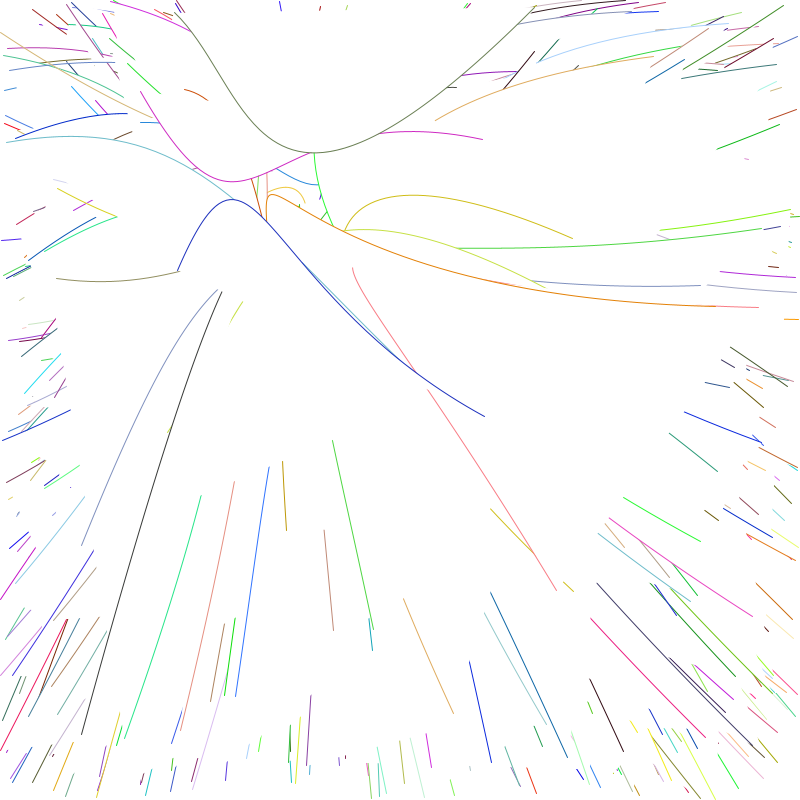
Frame 1 (no input)
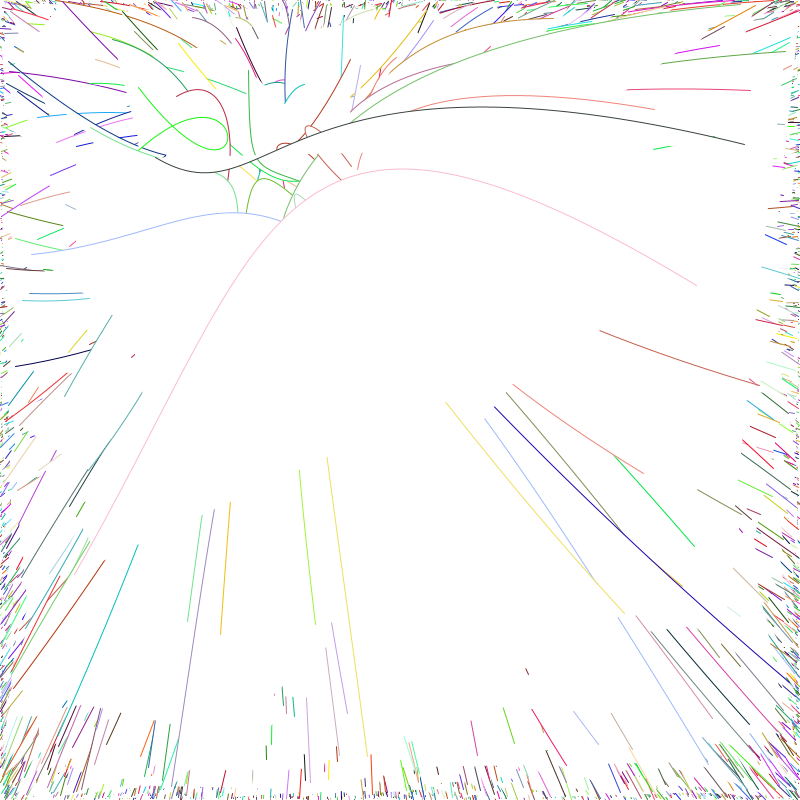
Frame 60 (the mouse pressed at the canvas centre just before this capture)
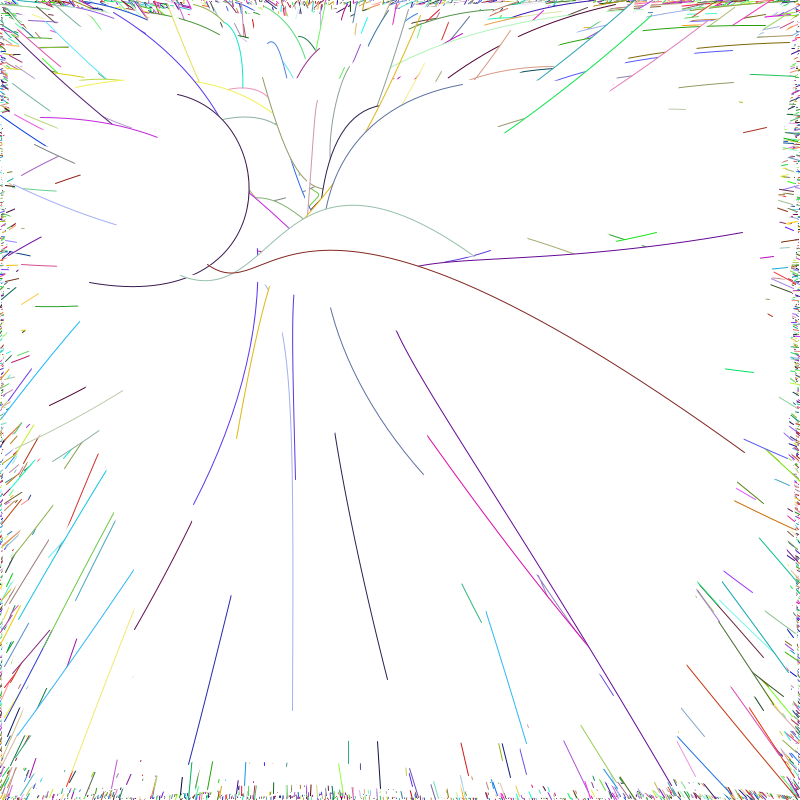
Frame 120 (the mouse held since frame 60 and released just before this capture)

The Processing sketch that drew these frames (run headless with seeded random() and noise(); from frame 60 on, the mouse is pressed at the canvas centre):

// Processing sketch: Random_Bezier_Curves
// ── Random_Bezier_Curves.pde
float angle = 0;
void setup() {
   size(800, 800);
   background(255);
   smooth();
}

void draw() {
  for(int i = 0; i < width; i++)
  {
    stroke(random(255),random(255),random(255));
    bezier(random(width), random(height), 300+ cos(radians(angle)) * 50, 70+ sin(radians(angle)) * 50, 300 + cos(radians(angle)) * 50, 270 + sin(radians(angle)) * 50, random(width), random(height));
    angle += 2;
  }
  
}
